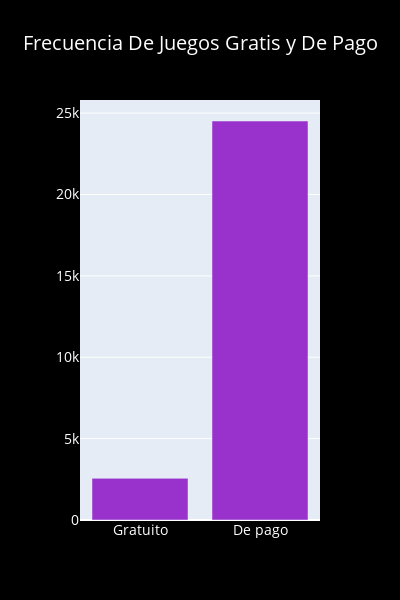

Here is the notebook cell this chart was saved with:
### Code cell
#veamos la cantidad de juegos gratiutos en steam
gratis, no_es_gratis = steam[steam["price"] == 0].shape[0], steam[steam["price"] != 0].shape[0]
labels = ["Gratuito", "De pago"]
fig = go.Figure(data=[go.Bar(x=labels, y=[gratis, no_es_gratis], marker_color="DarkOrchid")])
fig.update_layout(
    height=600, width=400, title_text="Frecuencia De Juegos Gratis y De Pago",
    title_x = 0.5,
    font=dict(
            size=14,
            color="white"),
    paper_bgcolor = "black"
)

fig.show()

### Figure 1 — Plotly figure (JSON) as saved in the notebook; plotly's stock layout.template omitted (floating-point values rounded to 4 significant figures)
{"data": [{"marker": {"color": "DarkOrchid"}, "type": "bar", "x": ["Gratuito", "De pago"], "y": [2560, 24515]}], "layout": {"font": {"color": "white", "size": 14}, "height": 600, "paper_bgcolor": "black", "title": {"text": "Frecuencia De Juegos Gratis y De Pago", "x": 0.5}, "width": 400}}
